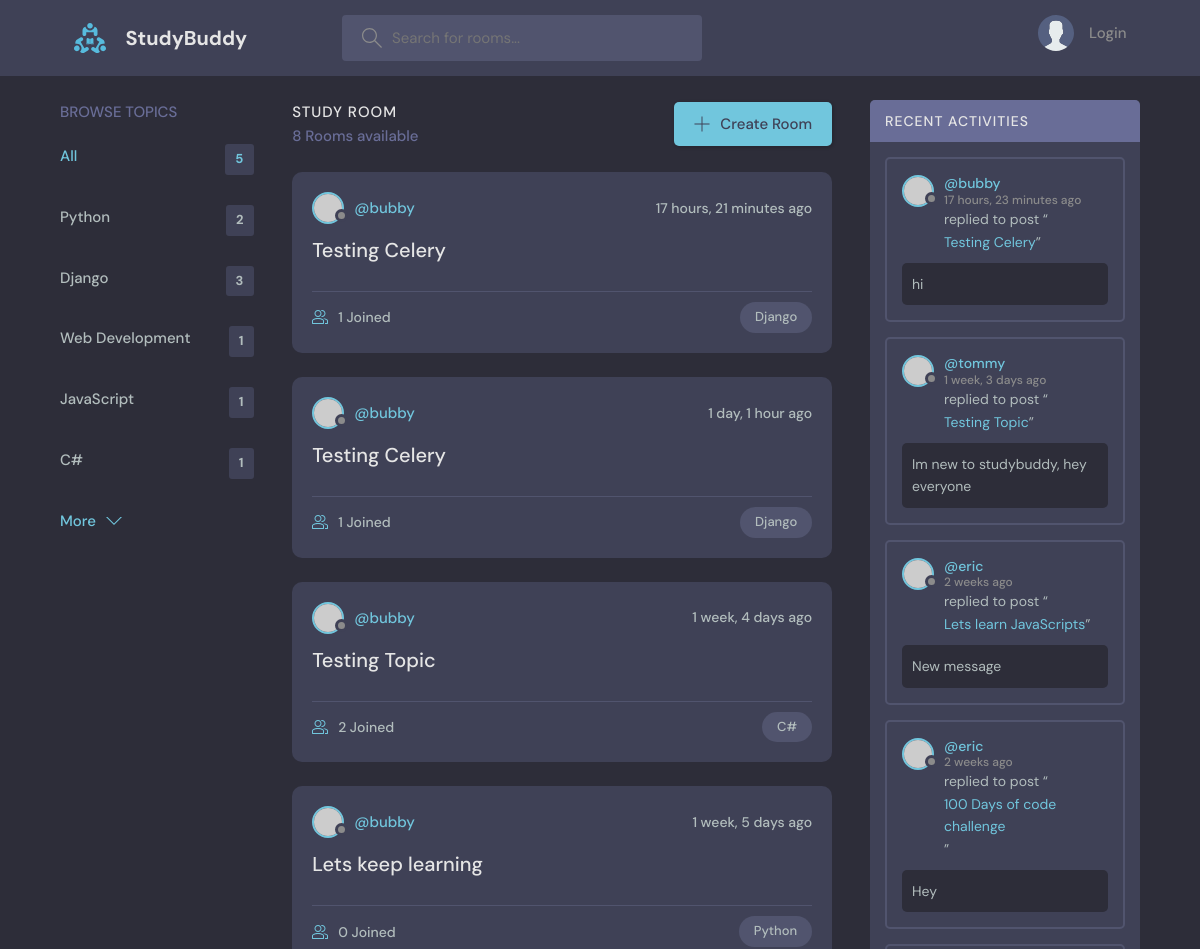
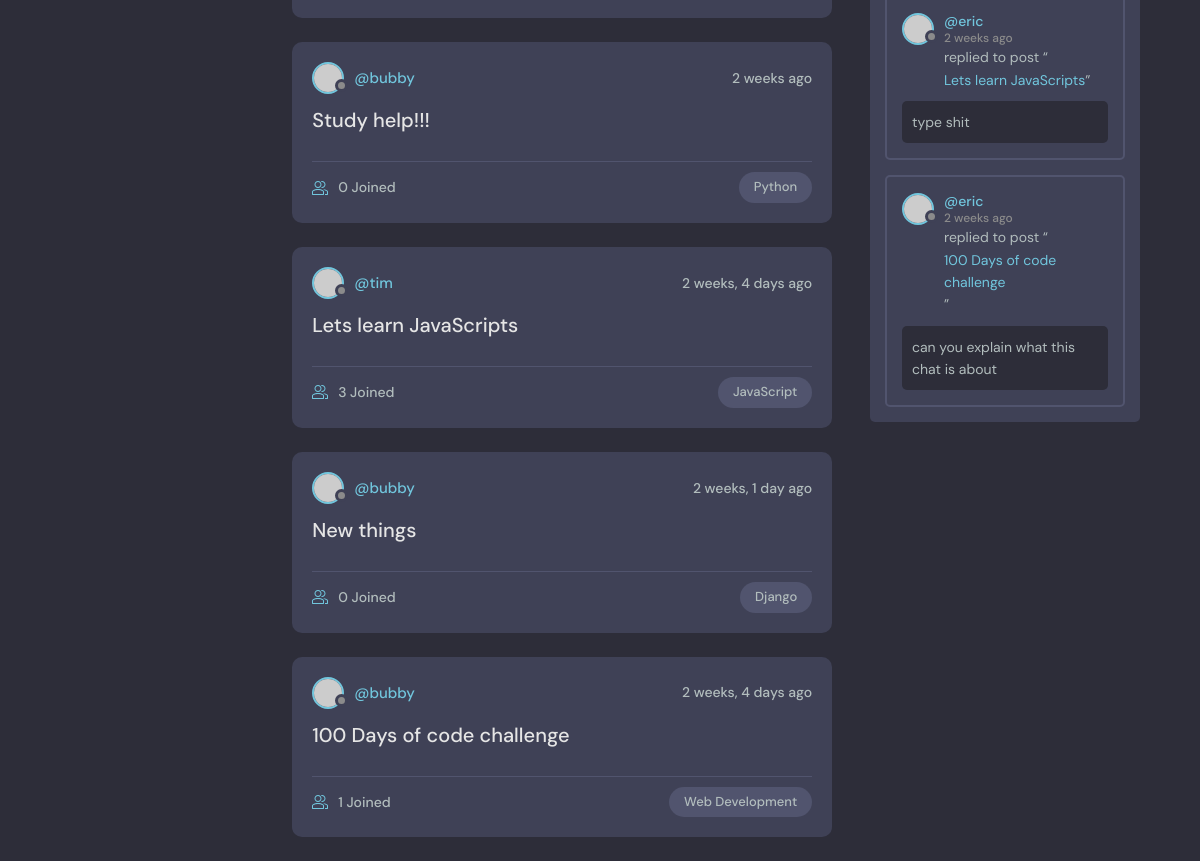
The page / on the database its author committed (2 pictures, top to bottom).
### base/models.py (models this page shows, shortened)
class Topic(models.Model):
    name = models.CharField(max_length=200)

class Room(models.Model):
    host = models.ForeignKey(User, on_delete=models.SET_NULL, null=True)
    topic = models.ForeignKey(Topic, on_delete=models.SET_NULL, null=True)
    name = models.CharField(max_length=200)
    description = models.TextField(null=True, blank=True)
    participants = models.ManyToManyField(User, related_name='participants', blank=True)
    updated = models.DateTimeField(auto_now=True)
    created = models.DateTimeField(auto_now_add=True)
    class Meta:
        ordering = ["-updated", "-created"]
    def __str__(self):
        return self.name

class Message(models.Model):
    user = models.ForeignKey(User, on_delete=models.CASCADE)
    room = models.ForeignKey(Room, on_delete=models.CASCADE)
    body = models.TextField()
    updated = models.DateTimeField(auto_now=True)
    created = models.DateTimeField(auto_now_add=True)
    class Meta:
        ordering = ["-updated", "-created"]
    def __str__(self):
        return self.body[0:50]

### base/views.py (the view)
# urls.py: path('', views.home, name="home"),
def home(request):
    q = request.GET.get("q") if request.GET.get("q") != None else ''
    rooms = Room.objects.filter(
        Q(topic__name__icontains=q) |
        Q(name__icontains=q) |
        Q(description__icontains=q)
    )
    topics = Topic.objects.all()
    room_count = rooms.count()
    room_messages = Message.objects.filter(Q(room__topic__name__icontains=q))
    content = {"rooms": rooms, "topics": topics, "room_count": room_count, "room_messages": room_messages}
    return render(request, "base/home.html", content)

### base/templates/base/home.html (shortened to what this page needs)
{% extends 'main.html' %}
{% block content %}
  <main class="layout layout--3">
    <div class="container">
      {% include "base/topics_component.html" %}
      <div class="roomList">
        <div class="roomList__header">
          <div>
            <h2>Study Room</h2>
            <p>{{room_count}} Rooms available</p>
          </div>
          <a class="btn btn--main" href="{% url 'create-room' %}">
            <svg
              version="1.1"
              xmlns="http://www.w3.org/2000/svg"
              width="32"
              height="32"
              viewBox="0 0 32 32"
            >
              <title>add</title>
              <path
                d="M16.943 0.943h-1.885v14.115h-14.115v1.885h14.115v14.115h1.885v-14.115h14.115v-1.885h-14.115v-14.115z"
              ></path>
            </svg>
            Create Room
          </a>
        </div>
        {% include 'base/feed_component.html' %}
      </div>
      {% include 'base/activity_component.html' %}
    </div>
  </main>
{% endblock %}

### base/templates/base/topics_component.html
<div class="topics">
    <div class="topics__header">
      <h2>Browse Topics</h2>
    </div>
    <ul class="topics__list">
      <li>
        <a href="{% url 'home' %}" class="active">All <span>{{topics.count}}</span></a>
      </li>
      {% for topic in topics %}
      <li>
        <a href="{% url 'home' %}?q={{topic.name}}">{{topic.name}}<span>{{topic.room_set.all.count}}</span></a>
      </li>
      {% endfor %}
    </ul>
    <a class="btn btn--link" href="topics.html">
      More
      <svg
        version="1.1"
        xmlns="http://www.w3.org/2000/svg"
        width="32"
        height="32"
        viewBox="0 0 32 32"
      >
        <title>chevron-down</title>
        <path d="M16 21l-13-13h-3l16 16 16-16h-3l-13 13z"></path>
      </svg>
    </a>
  </div>

### base/templates/base/feed_component.html (shortened to what this page needs)
{% for room in rooms %}
<div class="roomListRoom">
    <div class="roomListRoom__header">
      <a href="{% url 'user-profile' room.host.id %}" class="roomListRoom__author">
        <div class="avatar avatar--small">
          <img src="https://randomuser.me/api/portraits/women/11.jpg" />
        </div>
        <span>@{{room.host.username}}</span>
      </a>
      <div class="roomListRoom__actions">
        <span>{{room.created|timesince}} ago</span>
      </div>
    </div>
    <div class="roomListRoom__content">
      <a href="{% url 'room' room.id %}">{{room.name}}</a>
    </div>
    <div class="roomListRoom__meta">
      <a href="{% url 'room' room.id %}" class="roomListRoom__joined">
        {{room.participants.all.count}} Joined
      </a>
      <p class="roomListRoom__topic">{{room.topic.name}}</p>
    </div>
  </div>
{% endfor %}

### base/templates/base/activity_component.html (shortened to what this page needs)
<div class="activities">
    <div class="activities__header">
      <h2>Recent Activities</h2>
    </div>
    {% for message in room_messages %}
    <div class="activities__box">
      <div class="activities__boxHeader roomListRoom__header">
        <a href="{% url 'user-profile' message.user.id %}" class="roomListRoom__author">
          <div class="avatar avatar--small">
            <img src="https://randomuser.me/api/portraits/women/11.jpg" />
          </div>
          <p>
            @{{message.user}}
            <span>{{message.created|timesince}} ago</span>
          </p>
        </a>
      </div>
      <div class="activities__boxContent">
        <p>
          replied to post “<a href="{% url 'room' message.room.id %}">{{message.room}}</a
          >”
        </p>
        <div class="activities__boxRoomContent">
          {{message}}
        </div>
      </div>
    </div>
    {% endfor %}
  </div>

### rows shown on the page
Topic: name "Python", room_set.all.count "2"
Topic: name "Django", room_set.all.count "3"
Topic: name "Web Development", room_set.all.count "1"
Topic: name "JavaScript", room_set.all.count "1"
Topic: name "C#", room_set.all.count "1"
Room: host.username "bubby", created "17 hours, 21 minutes", name "Testing Celery", participants.all.count "1", topic.name "Django"
Room: host.username "bubby", created "1 day, 1 hour", name "Testing Celery", participants.all.count "1", topic.name "Django"
Room: host.username "bubby", created "1 week, 4 days", name "Testing Topic", participants.all.count "2", topic.name "C#"
Room: host.username "bubby", created "1 week, 5 days", name "Lets keep learning", participants.all.count "0", topic.name "Python"
Room: host.username "bubby", created "2 weeks", name "Study help!!!", participants.all.count "0", topic.name "Python"
Room: host.username "tim", created "2 weeks, 4 days", name "Lets learn JavaScripts", participants.all.count "3", topic.name "JavaScript"
Room: host.username "bubby", created "2 weeks, 1 day", name "New things", participants.all.count "0", topic.name "Django"
Room: host.username "bubby", created "2 weeks, 4 days", name "100 Days of code challenge", participants.all.count "1", topic.name "Web Development"
Message: user "bubby", created "17 hours, 23 minutes", room "Testing Celery", body "hi"
Message: user "tommy", created "1 week, 3 days", room "Testing Topic", body "Im new to studybuddy, hey everyone"
Message: user "eric", created "2 weeks", room "Lets learn JavaScripts", body "New message"
Message: user "eric", created "2 weeks", room "100 Days of code challenge", body "Hey"
Message: user "eric", created "2 weeks", room "Lets learn JavaScripts", body "type shit"
Message: user "eric", created "2 weeks", room "100 Days of code challenge", body "can you explain what this chat is about"

### other values the page prints
{{ topics.count }} "5"
{{ room_count }} "8"
